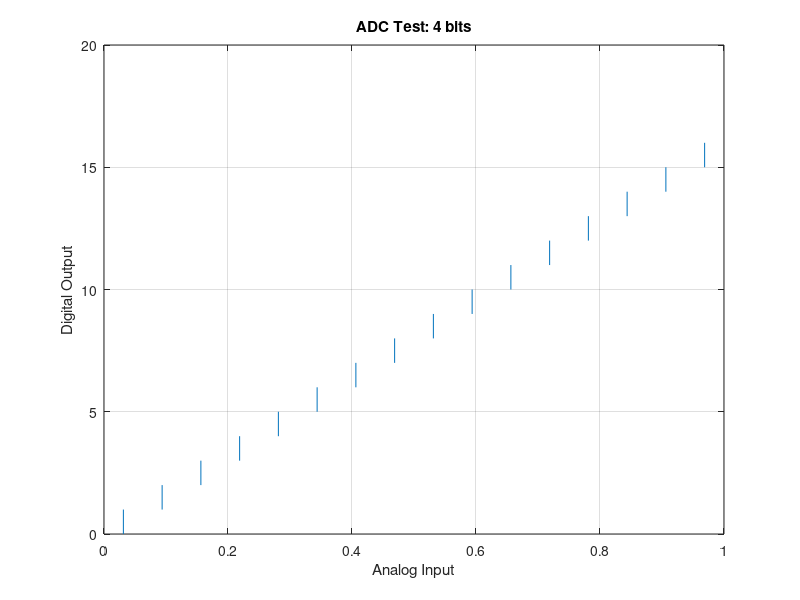
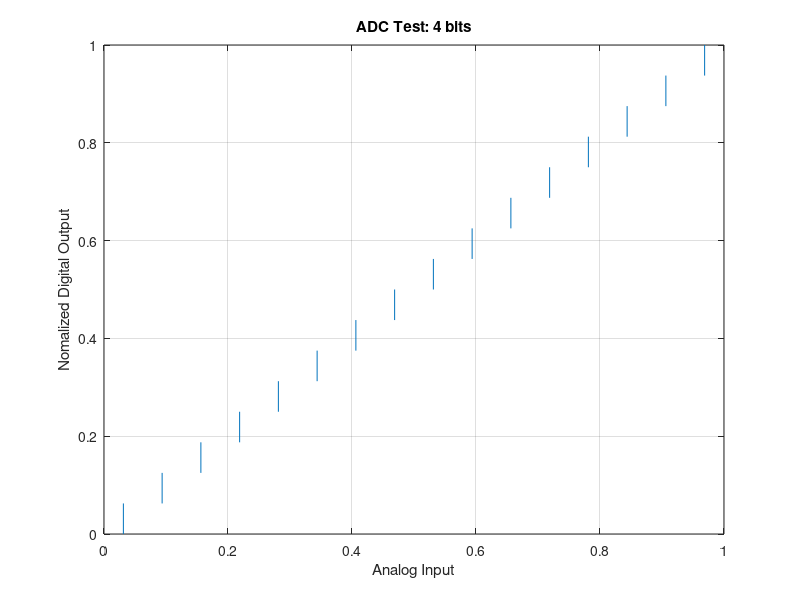

These charts were generated, in order, by the following MATLAB code:
bits=4;

step=1E-6;
x=0:step:1;

xq=round(x*2^bits);
xqn=xq/2^bits;

figure(1);
plot(x,xq);
xlabel('Analog Input');
ylabel('Digital Output');
grid
title(['ADC Test: ', num2str(bits), ' bits']); 

figure(2);
plot(x,xqn);
xlabel('Analog Input');
ylabel('Nomalized Digital Output');
grid
title(['ADC Test: ', num2str(bits), ' bits']); 
